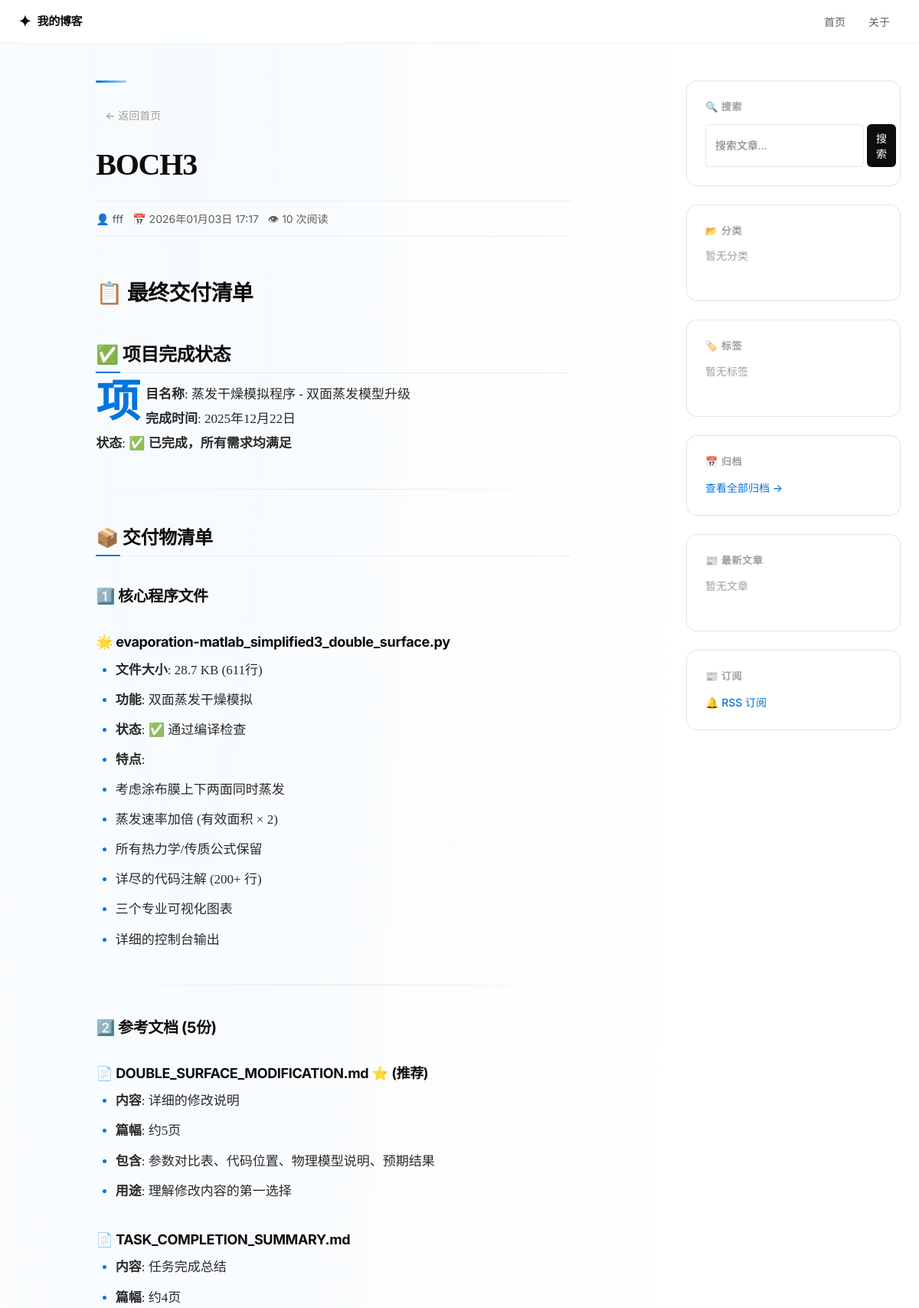
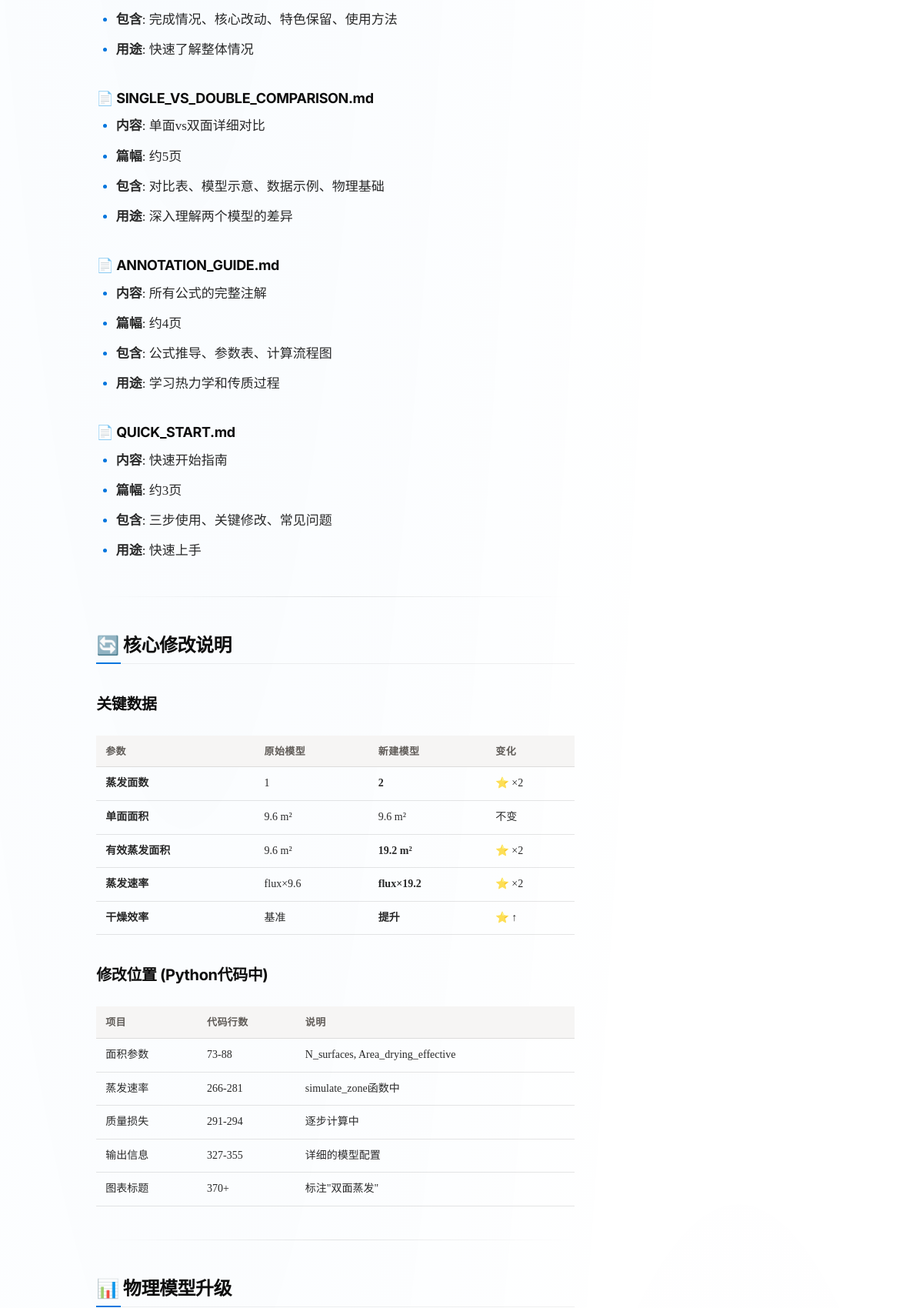
The app's page /post/boch3/ (upper part) with its own data (2 pictures, top to bottom).
### blog/models.py (models this page shows, shortened)
class Post(models.Model):
    title = models.CharField(max_length=200, verbose_name="标题")
    slug = models.SlugField(max_length=200, unique=True, blank=True, verbose_name="URL标识")
    excerpt = models.TextField(max_length=500, blank=True, verbose_name="文章摘要")
    content = models.TextField(verbose_name="正文内容")
    author = models.ForeignKey(
        User,
        on_delete=models.CASCADE,
        verbose_name="作者"
    )
    category = models.ForeignKey(
        Category,
        on_delete=models.SET_NULL,
        null=True,
        blank=True,
        related_name='posts',
        verbose_name="分类"
    )
    tags = models.ManyToManyField(
        Tag,
        blank=True,
        related_name='posts',
        verbose_name="标签"
    )
    created_at = models.DateTimeField(auto_now_add=True, verbose_name="创建时间")
    updated_at = models.DateTimeField(auto_now=True, verbose_name="更新时间")
    is_published = models.BooleanField(default=True, verbose_name="是否发布")
    views = models.PositiveIntegerField(default=0, verbose_name="浏览次数")
    cover_image = models.ImageField(
        upload_to='covers/%Y/%m/',
        blank=True,
        null=True,
        verbose_name="封面图片"
    )
    class Meta:
        verbose_name = "文章"
        verbose_name_plural = "文章"
        ordering = ['-created_at']
    def get_comments(self):
        return self.comments.filter(is_approved=True, parent__isnull=True).order_by('-created_at')

### blog/views.py (the view)
# urls.py: path('post/<slug:slug>/', views.post_detail, name='post_detail'),
def post_detail(request, slug):
    post = get_object_or_404(
        Post.objects.select_related("author", "category").prefetch_related("tags"),
        slug=slug,
        is_published=True,
    )
    Post.objects.filter(pk=post.pk).update(views=F("views") + 1)
    post.refresh_from_db(fields=["views"])
    comments = post.get_comments().prefetch_related("replies")
    context = {
        "post": post,
        "comments": comments,
        **get_sidebar_context(exclude_post_id=post.pk),
    }
    return render(request, 'blog/post_detail.html', context)

### blog/context_processors.py (called while the page is built)
def sidebar_context(request):
    try:
        context = get_sidebar_context()
    except Exception:
        context = {
            "categories": [],
            "tags": [],
            "recent_posts": [],
        }
    context["q"] = request.GET.get("q", "").strip()
    return context

### blog/sidebar.py (called while the page is built)
def get_sidebar_context(*, exclude_post_id=None):
    categories = Category.objects.annotate(
        post_count=Count("posts", filter=Q(posts__is_published=True))
    )
    tags = Tag.objects.all()
    recent_posts_qs = Post.objects.filter(is_published=True)
    if exclude_post_id is not None:
        recent_posts_qs = recent_posts_qs.exclude(pk=exclude_post_id)
    recent_posts = recent_posts_qs[:5]
    return {
        "categories": categories,
        "tags": tags,
        "recent_posts": recent_posts,
    }

### templates/blog/post_detail.html (shortened to what this page needs)
{% extends 'base.html' %}
{% load markdown_extras static %}
{% block content %}
<div class="content-wrapper">
    <article class="post-detail">
        <header class="post-header">
            <a href="{% url 'blog:post_list' %}" class="back-link">← 返回首页</a>
            <h1 class="post-detail-title">{{ post.title }}</h1>
            <div class="post-detail-meta">
                <span class="meta-item">
                    <span class="icon">👤</span> {{ post.author.username }}
                </span>
                <span class="meta-item">
                    <span class="icon">📅</span> {{ post.created_at|date:"Y年m月d日 H:i" }}
                </span>
                <span class="meta-item">
                    <span class="icon">👁</span> {{ post.views }} 次阅读
                </span>
            </div>
        </header>
        <div class="post-body markdown-body">
            {{ post.content|markdown }}
        </div>
    </article>
    {% include 'blog/sidebar.html' %}
</div>
{% endblock %}

### records on screen
Post: title "BOCH3", author.username "fff", created_at "2026年01月03日 17:17", views "10", content "📋 最终交付清单 ✅ 项目完成状态 项目名称 : 蒸发干燥模拟程序 - 双面蒸发模型升级 完成时间 : 2025年12月22日 状态 : ✅ 已完成，所有需求均满足 📦 交付物清单 1️⃣ 核心程序文件 🌟 evaporation-matlab_simplified3_double_surface.py 文件大小 : 28.7 KB (611行) 功能 : 双面蒸发干燥模拟 状态 : ✅ 通过编译检查 特点 : 考虑涂布膜上下两面同时蒸发 蒸发速率加倍 (有效面积 × 2) 所有热力学/传质公式保留 详尽的代码注解 (200+ 行) 三个专业可视化图表 详细的控制台输出 2️⃣ 参考文档 (5份) 📄 DOUBLE_SURFACE_MODIFICATION.md ⭐ (推荐) 内容 : 详细的修改说明 篇幅 : 约5页 包含 : 参数对比表、代码位置、物理模型说明、预期结果 用途 : 理解修改内容的第一选择 📄 TASK_COMPLETION_SUMMARY.md 内容 : 任务完成总结 篇幅 : 约4页 包含 : 完成情况、核心改动、特色保留、使用方法 用途 : 快速了解整体情况 📄 SINGLE_VS_DOUBLE_COMPARISON.md 内容 : 单面vs双面详细对比 篇幅 : 约5页 包含 : 对比表、模型示意、数据示例、物理基础 用途 : 深入理解两个模型的差异 📄 ANNOTATION_GUIDE.md 内容 : 所有公式的完整注解 篇幅 : 约4页 包含 : 公式推导、参数表、计算流程图 用途 : 学习热力学和传质过程 📄 QUICK_START.md 内容…"
